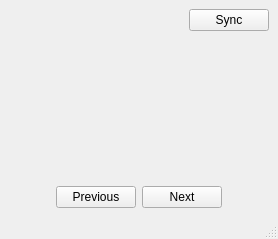
<?xml version="1.0" encoding="UTF-8"?>
<ui version="4.0">
 <class>MainWindow</class>
 <widget class="QMainWindow" name="MainWindow">
  <property name="geometry">
   <rect>
    <x>0</x>
    <y>0</y>
    <width>278</width>
    <height>239</height>
   </rect>
  </property>
  <property name="sizePolicy">
   <sizepolicy hsizetype="Ignored" vsizetype="Ignored">
    <horstretch>0</horstretch>
    <verstretch>0</verstretch>
   </sizepolicy>
  </property>
  <property name="windowTitle">
   <string>Pooky's Diary</string>
  </property>
  <widget class="QWidget" name="centralwidget">
   <layout class="QVBoxLayout" name="verticalLayout">
    <item>
     <layout class="QHBoxLayout" name="horizontalLayout">
      <property name="sizeConstraint">
       <enum>QLayout::SetDefaultConstraint</enum>
      </property>
      <item alignment="Qt::AlignRight">
       <widget class="QPushButton" name="sync_button">
        <property name="text">
         <string>Sync</string>
        </property>
       </widget>
      </item>
     </layout>
    </item>
    <item>
     <spacer name="verticalSpacer_2">
      <property name="orientation">
       <enum>Qt::Vertical</enum>
      </property>
      <property name="sizeHint" stdset="0">
       <size>
        <width>20</width>
        <height>40</height>
       </size>
      </property>
     </spacer>
    </item>
    <item>
     <layout class="QGridLayout" name="gridLayout">
      <item row="1" column="0">
       <spacer name="horizontalSpacer_3">
        <property name="orientation">
         <enum>Qt::Horizontal</enum>
        </property>
        <property name="sizeHint" stdset="0">
         <size>
          <width>40</width>
          <height>20</height>
         </size>
        </property>
       </spacer>
      </item>
      <item row="1" column="1">
       <widget class="QLabel" name="strip_content">
        <property name="enabled">
         <bool>true</bool>
        </property>
        <property name="alignment">
         <set>Qt::AlignCenter</set>
        </property>
       </widget>
      </item>
      <item row="2" column="1" alignment="Qt::AlignRight">
       <widget class="QLabel" name="strip_caption">
        <property name="sizePolicy">
         <sizepolicy hsizetype="Fixed" vsizetype="Preferred">
          <horstretch>0</horstretch>
          <verstretch>0</verstretch>
         </sizepolicy>
        </property>
       </widget>
      </item>
      <item row="1" column="4">
       <spacer name="horizontalSpacer_4">
        <property name="orientation">
         <enum>Qt::Horizontal</enum>
        </property>
        <property name="sizeHint" stdset="0">
         <size>
          <width>40</width>
          <height>20</height>
         </size>
        </property>
       </spacer>
      </item>
     </layout>
    </item>
    <item>
     <spacer name="verticalSpacer">
      <property name="orientation">
       <enum>Qt::Vertical</enum>
      </property>
      <property name="sizeHint" stdset="0">
       <size>
        <width>20</width>
        <height>40</height>
       </size>
      </property>
     </spacer>
    </item>
    <item>
     <layout class="QHBoxLayout" name="horizontalLayout_2">
      <item>
       <spacer name="horizontalSpacer">
        <property name="orientation">
         <enum>Qt::Horizontal</enum>
        </property>
        <property name="sizeHint" stdset="0">
         <size>
          <width>40</width>
          <height>20</height>
         </size>
        </property>
       </spacer>
      </item>
      <item>
       <widget class="QPushButton" name="prev_strip_button">
        <property name="text">
         <string>Previous</string>
        </property>
        <property name="shortcut">
         <string>Left</string>
        </property>
       </widget>
      </item>
      <item>
       <widget class="QPushButton" name="next_strip_button">
        <property name="text">
         <string>Next</string>
        </property>
        <property name="shortcut">
         <string>Right</string>
        </property>
       </widget>
      </item>
      <item>
       <spacer name="horizontalSpacer_2">
        <property name="orientation">
         <enum>Qt::Horizontal</enum>
        </property>
        <property name="sizeHint" stdset="0">
         <size>
          <width>40</width>
          <height>20</height>
         </size>
        </property>
       </spacer>
      </item>
     </layout>
    </item>
   </layout>
  </widget>
  <widget class="QStatusBar" name="statusBar"/>
 </widget>
 <resources/>
 <connections/>
</ui>
